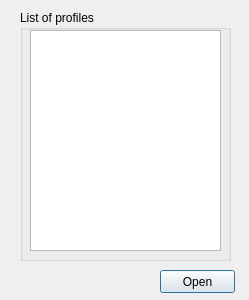
<?xml version="1.0" encoding="UTF-8"?>
<ui version="4.0">
 <class>load_profiles</class>
 <widget class="QDialog" name="load_profiles">
  <property name="geometry">
   <rect>
    <x>0</x>
    <y>0</y>
    <width>249</width>
    <height>300</height>
   </rect>
  </property>
  <property name="windowTitle">
   <string>Load profiles</string>
  </property>
  <widget class="QPushButton" name="btn_open">
   <property name="geometry">
    <rect>
     <x>160</x>
     <y>270</y>
     <width>75</width>
     <height>23</height>
    </rect>
   </property>
   <property name="text">
    <string>Open</string>
   </property>
  </widget>
  <widget class="QGroupBox" name="groupBox_2">
   <property name="geometry">
    <rect>
     <x>20</x>
     <y>10</y>
     <width>211</width>
     <height>251</height>
    </rect>
   </property>
   <property name="title">
    <string>List of profiles</string>
   </property>
   <widget class="QListWidget" name="tbl_profiles">
    <property name="geometry">
     <rect>
      <x>10</x>
      <y>20</y>
      <width>191</width>
      <height>221</height>
     </rect>
    </property>
   </widget>
  </widget>
 </widget>
 <resources/>
 <connections/>
</ui>
